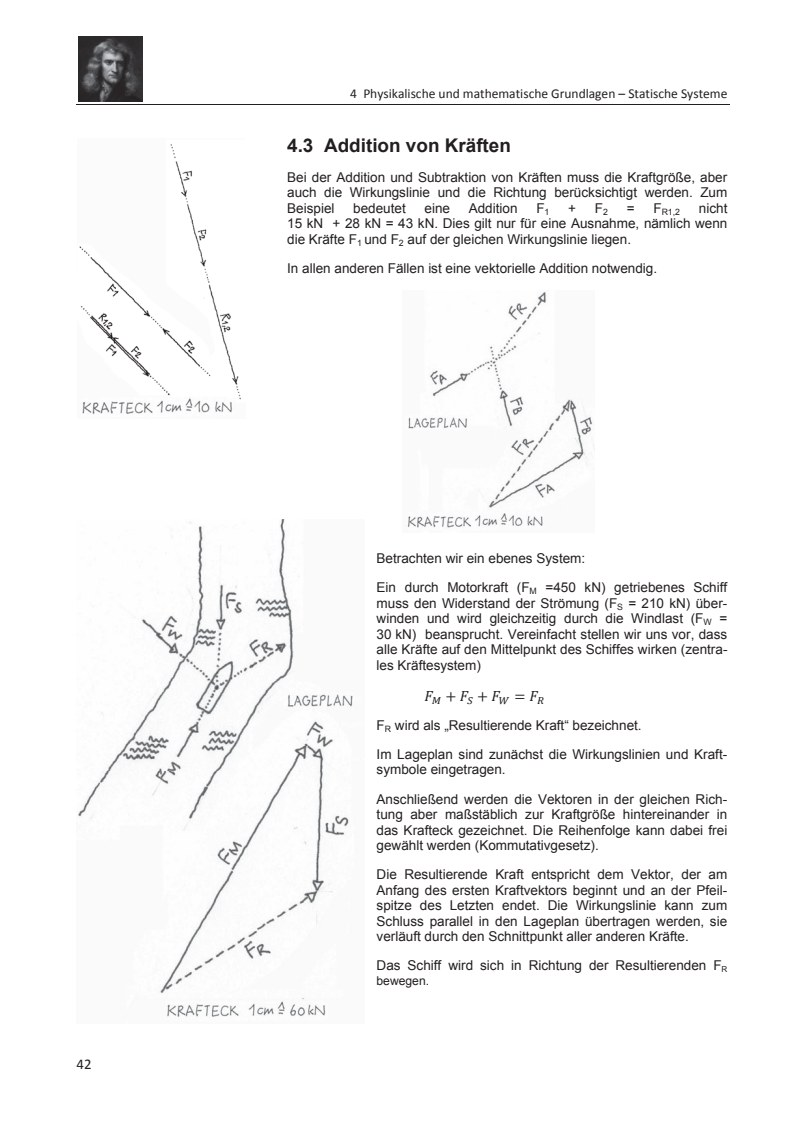
#> input picture services/vectoplan-statik/tmp/pdfs/catalog_sources_v2/rendered/tragwerke-p052.jpg, 804 x 1137 px
$ python build_formula_excerpts.py
#> lines starting #> are read from the running program, lines starting #| are printed output that depends on the picture
"""Build small, local source excerpts for the formula catalog.

The inputs are disposable PDF renderings under ``tmp``. Only deliberately
cropped excerpts are copied into the web assets; the original PDFs are never
served by the application.
"""

from __future__ import annotations

from pathlib import Path

from PIL import Image, ImageOps


ROOT = Path(__file__).resolve().parents[1]
INPUT = ROOT / "tmp" / "pdfs" / "catalog_sources_v2" / "rendered"
OUTPUT = ROOT / "static" / "statik" / "source-excerpts"

# output name: (rendered page, left, top, right, bottom), all crop values are
# relative and make the extraction reproducible when render resolution changes.
EXCERPTS = {
    "tragwerke-kraft.jpg": ("tragwerke-p052.jpg", 0.06, 0.10, 0.94, 0.83),
    "tragwerke-moment.jpg": ("tragwerke-p058.jpg", 0.06, 0.08, 0.94, 0.49),
    "tragwerke-gleichgewicht.jpg": ("tragwerke-p058.jpg", 0.06, 0.43, 0.94, 0.88),
    "tragwerke-normalspannung.jpg": ("tragwerke-p060.jpg", 0.06, 0.09, 0.94, 0.86),
    "tragwerke-lasten.jpg": ("tragwerke-p075.jpg", 0.06, 0.09, 0.94, 0.88),
    "tragwerke-auflager.jpg": ("tragwerke-p083.jpg", 0.06, 0.09, 0.94, 0.88),
    "tragwerke-schnittgroessen.jpg": ("tragwerke-p095.jpg", 0.06, 0.09, 0.94, 0.88),
    "tragwerke-bemessung.jpg": ("tragwerke-p117.jpg", 0.06, 0.09, 0.94, 0.88),
    "tragwerke-verformung.jpg": ("tragwerke-p125.jpg", 0.06, 0.09, 0.94, 0.88),
    "tragwerke-fundament.jpg": ("tragwerke-p137.jpg", 0.06, 0.09, 0.94, 0.88),
    "tragwerke-stahlbeton.jpg": ("tragwerke-p145.jpg", 0.06, 0.09, 0.94, 0.88),
    "tragwerke-stuetze.jpg": ("tragwerke-p154.jpg", 0.06, 0.09, 0.94, 0.88),
    "din1055-1-beton.jpg": ("din1055_1-p007.jpg", 0.05, 0.08, 0.95, 0.91),
    "din1055-1-mauerwerk.jpg": ("din1055_1-p008.jpg", 0.05, 0.08, 0.95, 0.91),
    "din1055-100-bemessungswert.jpg": ("din1055_100-p020.jpg", 0.05, 0.08, 0.95, 0.86),
    "din1055-100-widerstand.jpg": ("din1055_100-p022.jpg", 0.05, 0.08, 0.95, 0.86),
    "din1055-100-nachweis.jpg": ("din1055_100-p023.jpg", 0.05, 0.08, 0.95, 0.86),
    "din1055-100-kombination.jpg": ("din1055_100-p024.jpg", 0.05, 0.07, 0.95, 0.72),
    "din1055-100-gzg.jpg": ("din1055_100-p028.jpg", 0.05, 0.08, 0.95, 0.86),
    "din1055-4-geschwindigkeitsdruck.jpg": ("din1055_4-p014.jpg", 0.05, 0.08, 0.95, 0.86),
    "din1055-4-druck.jpg": ("din1055_4-p015.jpg", 0.05, 0.08, 0.95, 0.74),
    "din1055-4-berichtigung.jpg": ("din1055_4_ber-p005.jpg", 0.05, 0.08, 0.95, 0.90),
    "din1055-5-bodenschnee.jpg": ("din1055_5-p006.jpg", 0.05, 0.08, 0.95, 0.90),
    "din1055-5-lastanordnung.jpg": ("din1055_5-p008.jpg", 0.05, 0.08, 0.95, 0.88),
    "din1055-5-formbeiwert.jpg": ("din1055_5-p010.jpg", 0.05, 0.15, 0.95, 0.82),
}


def main() -> None:
    OUTPUT.mkdir(parents=True, exist_ok=True)
    for output_name, (input_name, left, top, right, bottom) in EXCERPTS.items():
        with Image.open(INPUT / input_name) as source:
#> source is the input picture: PIL image 804x1137 RGB; mean R, G, B 244.9, 244.7, 244.9
            width, height = source.size
#> width = 804; height = 1137
            crop = source.crop((int(width * left), int(height * top), int(width * right), int(height * bottom)))
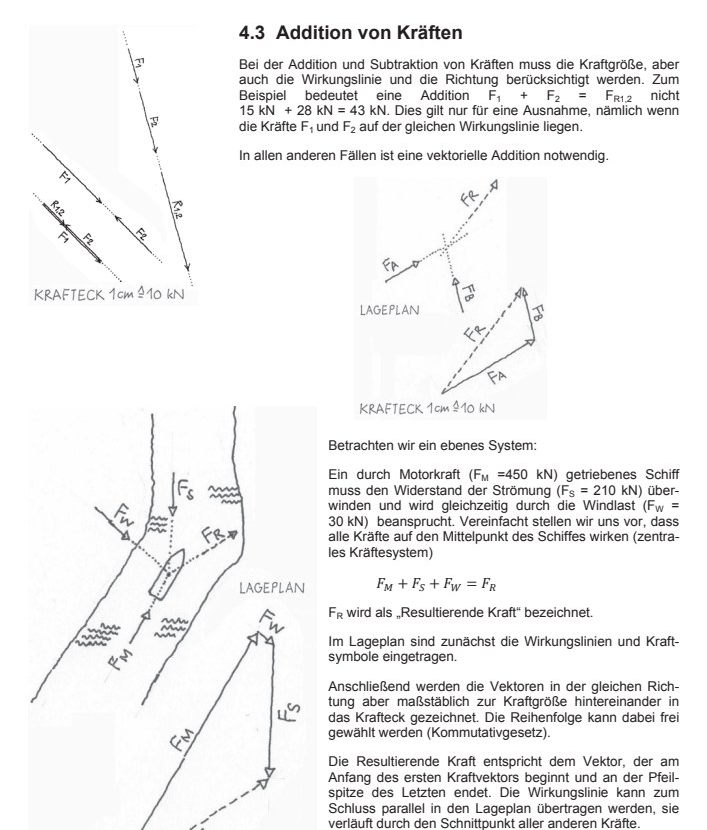
#> crop: PIL image 707x830 RGB; mean R, G, B 242, 241.8, 242
            crop = ImageOps.exif_transpose(crop)
            if crop.width > 1100:
                crop.thumbnail((1100, 1400), Image.Resampling.LANCZOS)
            crop.convert("RGB").save(OUTPUT / output_name, "JPEG", quality=86, optimize=True)
#> pass 2 of the loop in main, `for output_name, (input_name, left, top, right, bottom) in EXCERPTS.it..`:
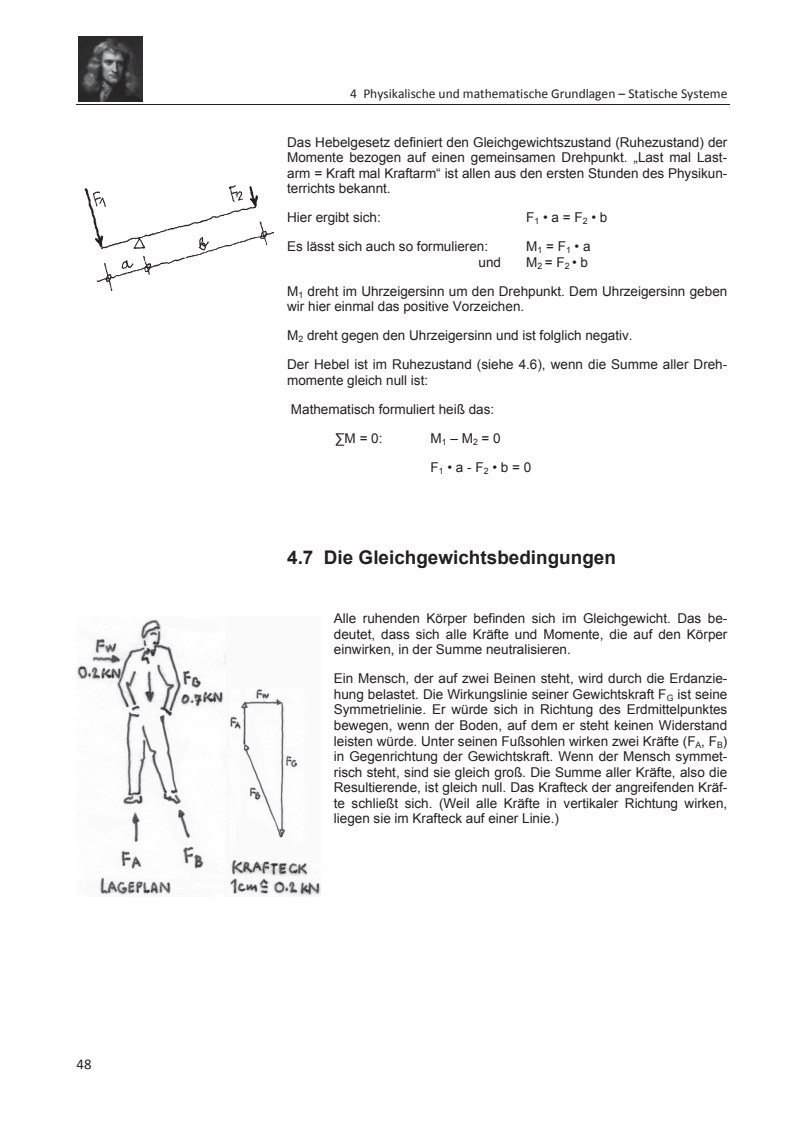
#> input picture services/vectoplan-statik/tmp/pdfs/catalog_sources_v2/rendered/tragwerke-p058.jpg, 804 x 1137 px
#> in main, source is the input picture: PIL image 804x1137 RGB; mean R, G, B 245.4, 245.3, 245.4
#> in main, `crop = source.crop((int(width * left), int(height * top), int(width * ..`:
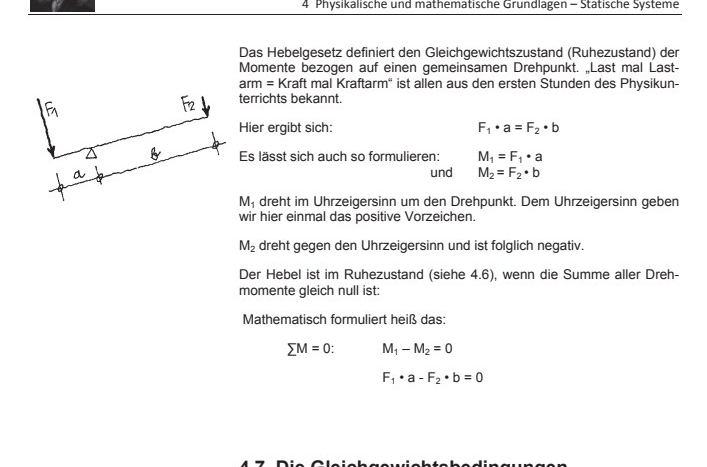
#> crop: PIL image 707x467 RGB; mean R, G, B 244.3, 244.1, 244.2
    print(f"Built {len(EXCERPTS)} excerpts in {OUTPUT}")


if __name__ == "__main__":
#> (the run stopped early here; a loop or call above may not have finished)
